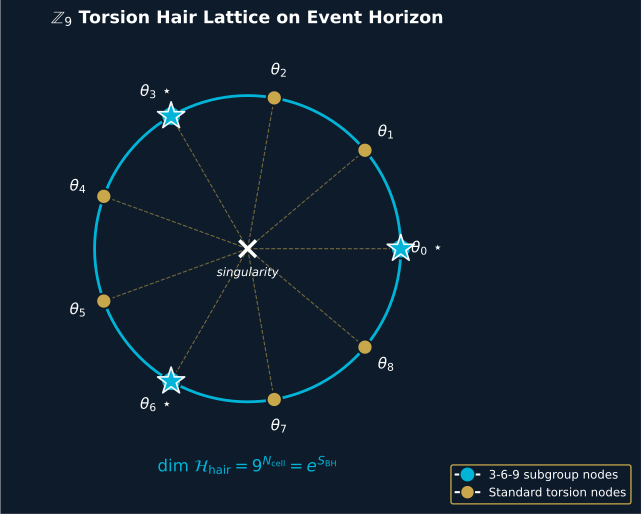

Python code for this plot:
"""fig1_horizon_soft_hair.py — Z9 torsion-hair lattice on event horizon.

Recreates Figure 1 from the BH Soft Hair paper: nine-node lattice on a circle
representing the bifurcation 2-sphere, with 3-6-9 subgroup nodes (n=0,3,6)
enlarged and starred, dashed BMS spokes to the central singularity, and
weight annotation dim H_hair = 9^{A/(4 l_Pl^2)}.
"""
import numpy as np
import matplotlib.pyplot as plt
from matplotlib.patches import Circle
from matplotlib.lines import Line2D

NAVY  = '#0D1B2A'
GOLD  = '#C8A84B'
CYAN  = '#00B4D8'
PALE  = '#9EE0EF'
INK   = '#142840'
MUTED = '#8AA0B8'

import matplotlib as mpl
mpl.rcParams.update({'font.family': 'DejaVu Sans', 'font.size': 10,
                     'mathtext.fontset': 'dejavusans', 'savefig.dpi': 300})

fig, ax = plt.subplots(figsize=(6.6, 6.6))
ax.set_facecolor(NAVY)
fig.patch.set_facecolor('white')

R = 1.0
# Event horizon ring — cyan halo
for w, alp in [(0.06, 0.18), (0.04, 0.30), (0.025, 0.50)]:
    c = Circle((0,0), R, fill=False, edgecolor=CYAN, linewidth=20*w, alpha=alp)
    ax.add_patch(c)
ax.add_patch(Circle((0,0), R, fill=False, edgecolor=CYAN, linewidth=2.0))

# Singularity in the centre
ax.plot(0, 0, marker='x', color='white', markersize=12, mew=2.5)
ax.text(0, -0.12, 'singularity', ha='center', va='top', color='white',
        fontsize=8.5, style='italic')

# Nine torsion nodes
N = 9
angles = 2*np.pi*np.arange(N)/N + np.pi/2  # n=0 at top? actually start from right.
# The figure shows n=0 at lower-right; replicate with theta_0 = 0 rad
angles = 2*np.pi*np.arange(N)/N
for n, th in enumerate(angles):
    x, y = R*np.cos(th), R*np.sin(th)
    is_369 = n in (0, 3, 6)
    color = CYAN if is_369 else GOLD
    size  = 200 if is_369 else 120
    edge  = NAVY
    # Dashed spoke from origin
    ax.plot([0, 0.94*x], [0, 0.94*y], color=GOLD, linestyle='--',
            linewidth=0.8, alpha=0.55, zorder=1)
    ax.scatter([x], [y], s=size, c=color, edgecolors=edge,
               linewidths=1.4, zorder=4)
    if is_369:
        # Star marker overlay
        ax.scatter([x], [y], s=420, marker='*', c=CYAN, edgecolors='white',
                   linewidths=1.2, zorder=5, alpha=0.95)
    # Label theta_n
    lx, ly = 1.18*x, 1.18*y
    suffix = r'$\,\star$' if is_369 else ''
    ax.text(lx, ly, rf'$\theta_{{{n}}}$' + suffix, ha='center', va='center',
            color='white', fontsize=11, fontweight='bold' if is_369 else 'normal')

# Title
ax.text(0, 1.50, r'$\mathbb{Z}_9$ Torsion Hair Lattice on Event Horizon',
        ha='center', va='center', color='white',
        fontsize=12.5, fontweight='bold')

# Hilbert space dimension
ax.text(0, -1.42, r'$\dim\,\mathcal{H}_{\rm hair} = 9^{N_{\rm cell}} = e^{S_{\rm BH}}$',
        ha='center', va='center', color=CYAN, fontsize=12)

# Legend box (bottom right)
leg_handles = [
    Line2D([0],[0], marker='o', color='w', markerfacecolor=CYAN,
           markersize=11, markeredgecolor=NAVY, label='3-6-9 subgroup nodes'),
    Line2D([0],[0], marker='o', color='w', markerfacecolor=GOLD,
           markersize=10, markeredgecolor=NAVY, label='Standard torsion nodes'),
]
leg = ax.legend(handles=leg_handles, loc='lower right',
                bbox_to_anchor=(1.32, -0.05),
                facecolor=NAVY, edgecolor=GOLD, framealpha=0.95,
                fontsize=8.5, labelcolor='white')

ax.set_xlim(-1.55, 1.55); ax.set_ylim(-1.55, 1.55)
ax.set_aspect('equal')
ax.set_xticks([]); ax.set_yticks([])
for s in ax.spines.values(): s.set_visible(False)

plt.tight_layout()
plt.savefig('fig1_horizon_soft_hair.pdf', dpi=300, bbox_inches='tight',
            facecolor=NAVY)
plt.savefig('fig1_horizon_soft_hair.png', dpi=300, bbox_inches='tight',
            facecolor=NAVY)
print('Wrote fig1_horizon_soft_hair.{pdf,png}')
